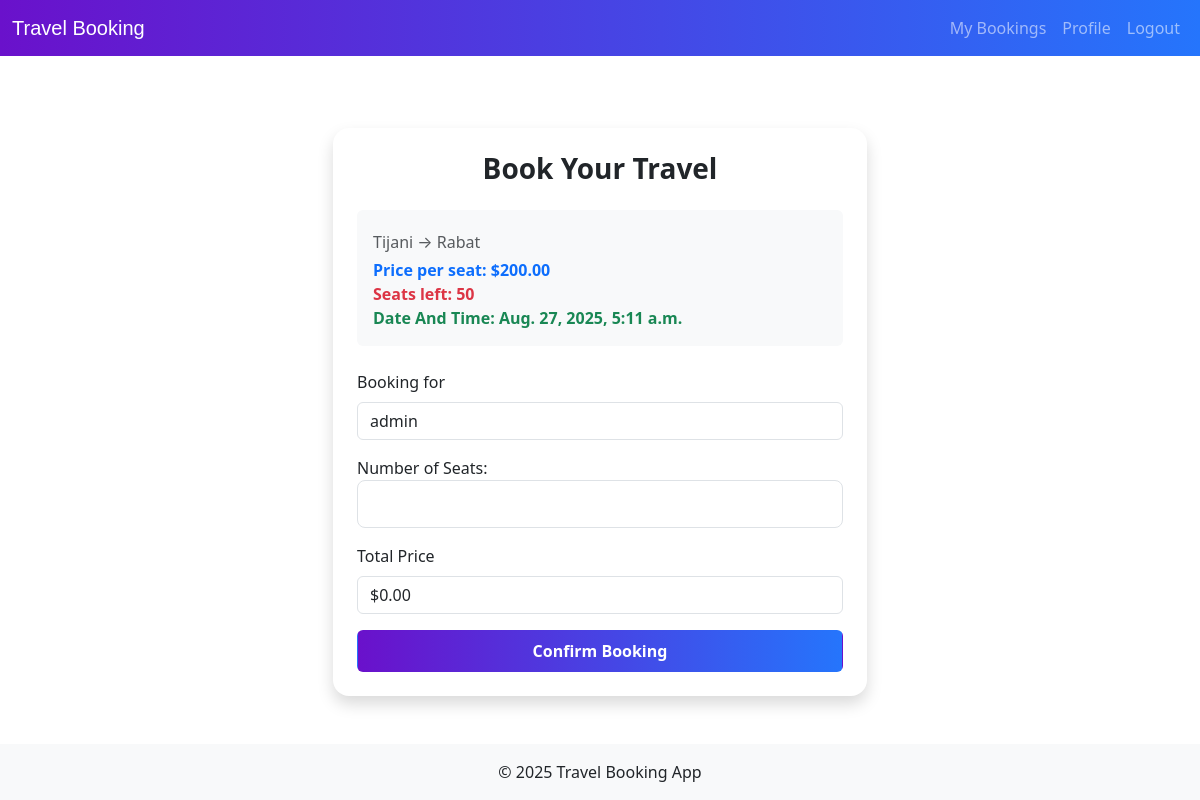
The page /book/1/ (signed in) on the database as committed earlier.
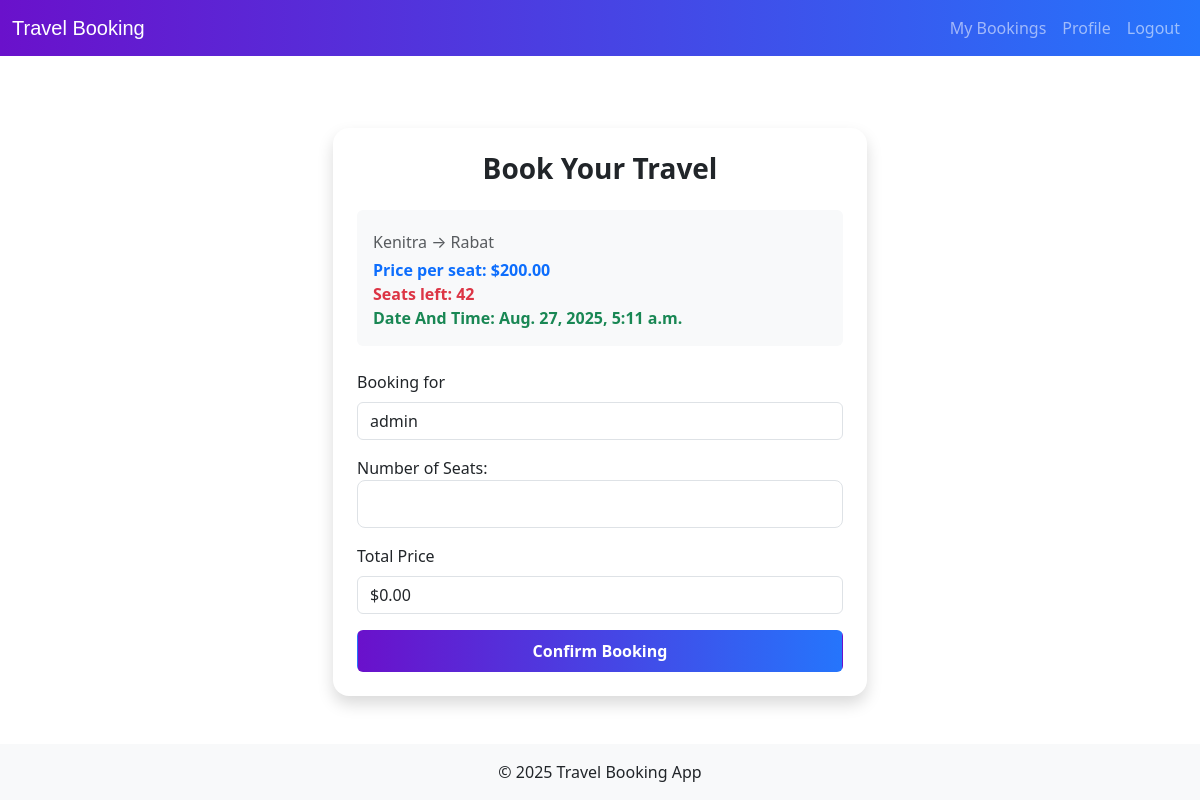
The same page on the database as committed later.
### travel_app/models.py (models this page shows, shortened)
class TravelOption(models.Model):
    options = [
        ('Flight', 'Flight'),
        ('Train', 'Train'),
        ('Bus', 'Bus'),
    ]
    type = models.CharField(choices=options, max_length=50)
    source = models.CharField(max_length=100)
    destination = models.CharField(max_length=100)
    date_and_time = models.DateTimeField()
    price = models.DecimalField(max_digits=10, decimal_places=2)
    available_seats = models.IntegerField()

### travel_app/views.py (the view)
    def wrapper(request, *args, **kwargs):
        if not request.user.is_authenticated:
            messages.warning(request, "You must login first.")
            return redirect("login")
        return view_func(request, *args, **kwargs)

### travel_app/forms.py (shortened to what this page needs)
class BookingForm(forms.ModelForm):
    class Meta:
        model = Booking
        fields = ['number_of_seats']
        labels = {'number_of_seats': 'Number of Seats'}
        widgets = {
            'number_of_seats': forms.NumberInput(
                attrs={'class': 'form-control form-control-lg', 'min': '1'}
            ),
        }
    def __init__(self, *args, **kwargs):
        self.travel_option = kwargs.pop('travel_option', None)  # Pass in from view
        super().__init__(*args, **kwargs)
        if self.travel_option:
            self.fields['number_of_seats'].widget.attrs['max'] = self.travel_option.available_seats

### travel_app/views.py (called while the page is built)
def custom_login_required(view_func):
    def wrapper(request, *args, **kwargs):
        if not request.user.is_authenticated:
            messages.warning(request, "You must login first.")
            return redirect("login")
        return view_func(request, *args, **kwargs)
    return wrapper

### travel_app/templates/booking.html (shortened to what this page needs)
{% extends "base.html" %}
{% load static %}
{% block content %}
<div class="container my-5">
    <div class="row justify-content-center">
        <div class="col-lg-6 col-md-8">
            <div class="card border-0 shadow rounded-4">
                <div class="card-body p-4">
                    <h3 class="text-center mb-4 fw-bold">Book Your Travel</h3>
                    <div class="mb-4 p-3 bg-light rounded">
                        <p class="mb-1 text-muted">{{ travel_option.source }} → {{ travel_option.destination }}</p>
                        <p class="mb-0 text-primary fw-semibold">Price per seat: ${{ travel_option.price }}</p>
                        <p class="mb-0 text-danger fw-semibold">Seats left: {{ travel_option.available_seats }}</p>
                        <p class="mb-0 text-success fw-semibold">Date And Time: {{ travel_option.date_and_time }}</p>
                    </div>
                    <form method="POST">
                        <div class="mb-3">
                            <label class="form-label">Booking for</label>
                            <input type="text" class="form-control" value="{{ request.user.username }}" readonly>
                        </div>
                        <div class="mb-3">
                            {{ form.number_of_seats.label_tag }}
                            {{ form.number_of_seats }}
                        </div>
                        <div class="mb-3">
                            <label class="form-label">Total Price</label>
                            <input type="text" id="totalPrice" class="form-control" readonly data-price="{{ travel_option.price }}">
                        </div>
                        <button type="submit" style="background: linear-gradient(90deg, #6a11cb, #2575fc); color:white" class="btn  w-100 py-2 fw-semibold">
                            Confirm Booking
                        </button>
                    </form>
                </div>
            </div>
        </div>
    </div>
</div>
{% endblock content %}

Rows that differ between the two databases and show on the page:
changed TravelOption "Rabat": source "Tijani" → "Kenitra"; available_seats "50" → "42"
